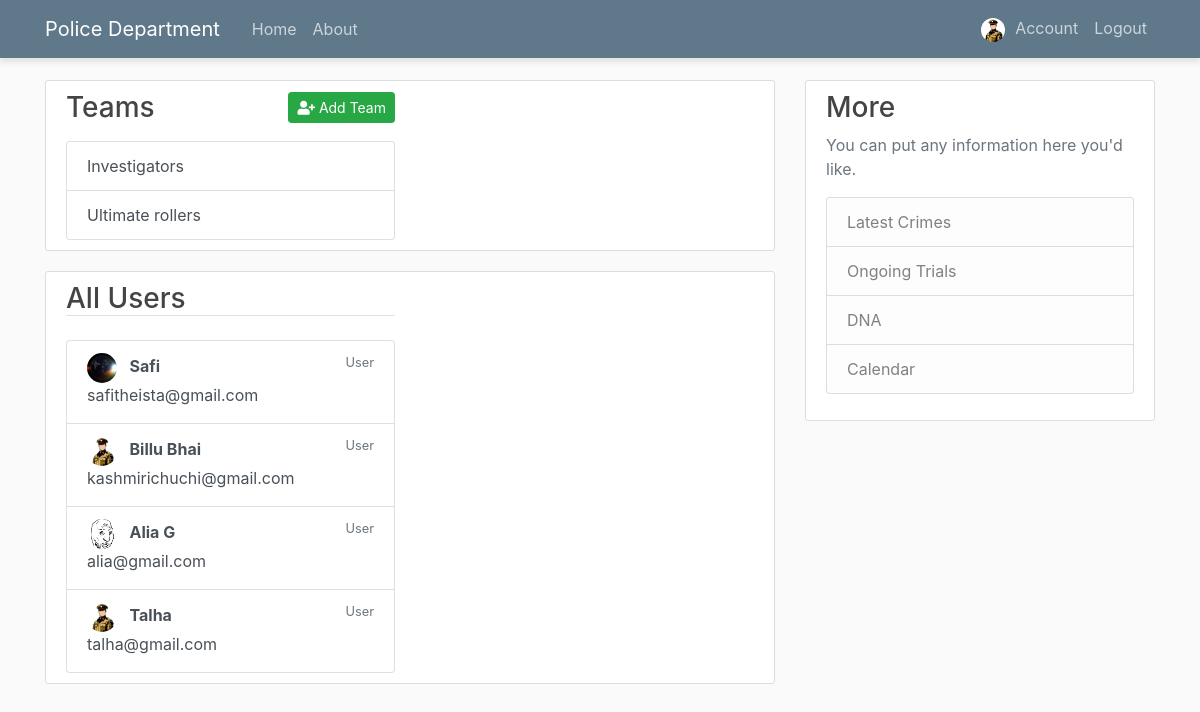
Screenshot of /manage_teams (signed in) with the database file from the repository.
### Investigation/models.py (models this page shows, shortened)
class User(db.Model, UserMixin):
    id = db.Column(db.Integer, primary_key=True)
    username = db.Column(db.String(10), unique=True, nullable=False)
    email = db.Column(db.String(120), unique=True, nullable=False)
    image_file = db.Column(db.String, default="default.jpg")
    password = db.Column(db.String, nullable=False)
    teams = db.relationship('UserTeam', backref='user', lazy=True)

class Team(db.Model):
    id = db.Column(db.Integer, primary_key=True)
    name = db.Column(db.String(10), unique=True, nullable=False)
    users = db.relationship('UserTeam', backref='team', lazy=True)
    cases = db.relationship('CaseTeam', backref='team', lazy=True)

### Investigation/users/routes.py (the view)
@users.route('/manage_teams', methods=['POST', 'GET'])
@login_required
def manage_teams():
    users = User.query.all()
    teams = Team.query.all()
    form = AddTeam()
    if form.validate_on_submit():
        team = Team(name=form.team_name.data)
        db.session.add(team)
        db.session.commit()
        return render_template('manage_teams.html', users=users, teams=teams, form=form)
    return render_template('manage_teams.html', users=users, teams=teams, form=form)

### Investigation/models.py (called while the page is built)
@login_manager.user_loader
def load_user(user_id):
    return User.query.get(int(user_id))

### Investigation/templates/manage_teams.html (shortened to what this page needs)
    {% extends "layout.html" %}
    {% block content %}
        <div class="content-section">
            <div class="row">
                <div class="col-md-6">
                    <div class="d-flex justify-content-between align-items-center mb-3">
                        <h3 class="mb-0">Teams</h3>
                        <button class="btn btn-success btn-sm" type="button" data-toggle="collapse" data-target="#addTeamForm" aria-expanded="false" aria-controls="addTeamForm">
                            <i class="fas fa-user-plus"></i> Add Team
                        </button>
                    </div>
                    {% if teams %}
                        <div class="list-group">
                            {% for team in teams %}
                                <a href="{{ url_for('users.team_details', team_id=team.id) }}"
                                class="list-group-item list-group-item-action">
                                    {{ team.name }}
                                </a>
                            {% endfor %}
                        </div>
                    {% else %}
                        <div class="alert alert-info">
                            No teams have been created yet. Click "Create Team" to get started.
                        </div>
                    {% endif %}
                </div>
            </div>
        </div>
        <div class="content-section">
            <div class="row">
                <div class="col-md-6">
                    <h3 class="border-bottom mb-4">All Users</h3>
                    <div class="list-group">
                        {% for user in users %}
                            <a href="#" class="list-group-item list-group-item-action flex-column align-items-start">
                                <div class="d-flex w-100 justify-content-between">
                                    <div>
                                        <img src="{{ url_for('static', filename='profile_pics/' + user.image_file) }}"
                                            alt="User Image"
                                            class="rounded-circle mr-2"
                                            style="width: 30px; height: 30px; object-fit: cover;">
                                        <span class="font-weight-bold">{{ user.username }}</span>
                                    </div>
                                    <small class="text-muted">{{ user.role if user.role else 'User' }}</small>
                                </div>
                                <p class="mb-1">{{ user.email }}</p>
                            </a>
                        {% endfor %}
                    </div>
                </div>
            </div>
        </div>
    {% endblock content %}

### Investigation/templates/layout.html (shortened to what this page needs)
<!DOCTYPE html>
<html>
<head>
    <link rel="stylesheet" href="https://maxcdn.bootstrapcdn.com/bootstrap/4.0.0/css/bootstrap.min.css">
    <link rel="stylesheet" type="text/css" href="{{ url_for('static', filename='main.css') }}">
    <link rel="stylesheet" href="https://cdnjs.cloudflare.com/ajax/libs/font-awesome/5.15.4/css/all.min.css">
</head>
<body>
    <header class="site-header">
      <nav class="navbar navbar-expand-md navbar-dark bg-steel fixed-top">
        <div class="container">
          <a class="navbar-brand mr-4" href="/">Police Department</a>
          <div class="collapse navbar-collapse" id="navbarToggle">
            <div class="navbar-nav mr-auto">
              <a class="nav-item nav-link" href="{{ url_for('main.home') }}">Home</a>
              <a class="nav-item nav-link" href="#">About</a>
            </div>
            {% if current_user.is_authenticated %}
                <div class="navbar-nav">
                  <a class="nav-item nav-link" href="{{ url_for('users.account')}}">
                      <img src="{{ url_for('static', filename='profile_pics/' + current_user.image_file) }}" alt="Logo" style="height: 24px; width: 24px; border-radius: 50%; object-fit: cover; margin-right: 6px;">
                      Account
                  </a>
                  <a class="nav-item nav-link" href="{{ url_for('users.logout')}}">Logout</a>
                </div>
            {% else %}
                <div class="navbar-nav">
                    <a class="nav-item nav-link" href="{{ url_for('users.login')}}">Login</a>
                    <a class="nav-item nav-link" href="{{ url_for('users.register')}}">Register</a>
                </div>
            {% endif %}
          </div>
        </div>
      </nav>
    </header>
    <main role="main" class="container">
      <div class="row">
        <div class="col-md-8">
          {% block content %}{% endblock %}
        </div>
        <div class="col-md-4">
          <div class="content-section">
            <h3 class="centre">More</h3>
            <p class='text-muted'>You can put any information here you'd like.
              <ul class="list-group">
                <li class="list-group-item list-group-item-light">Latest Crimes</li>
                <li class="list-group-item list-group-item-light">Ongoing Trials</li>
                <li class="list-group-item list-group-item-light">DNA</li>
                <li class="list-group-item list-group-item-light">Calendar</li>
              </ul>
            </p>
          </div>
        </div>
      </div>
    </main>
</body>
</html>

### Investigation/static/main.css (style rules this page uses)
body { background: #fafafa; color: #333333; margin-top: 5rem; }
h1, h2, h3, h4, h5, h6 { color: #444444; }
.bg-steel { background-color: #5f788a; }
.site-header .navbar-nav .nav-link { color: #cbd5db; }
.content-section { background: #ffffff; padding: 10px 20px; border: 1px solid #dddddd; border-radius: 3px; margin-bottom: 20px; }
.navbar { box-shadow: 0px 4px 6px rgba(0, 0, 0, 0.1); }

### rows the page displays
User: image_file (placeholder picture), username "Billu Bhai", role "User", email "kashmirichuchi@gmail.com"
Team: name "Investigators"
Team: name "Ultimate rollers"
User: image_file (picture), username "Safi", role "User", email "safitheista@gmail.com"
User: image_file (picture), username "Alia G", role "User", email "alia@gmail.com"
User: image_file (placeholder picture), username "Talha", role "User", email "talha@gmail.com"
